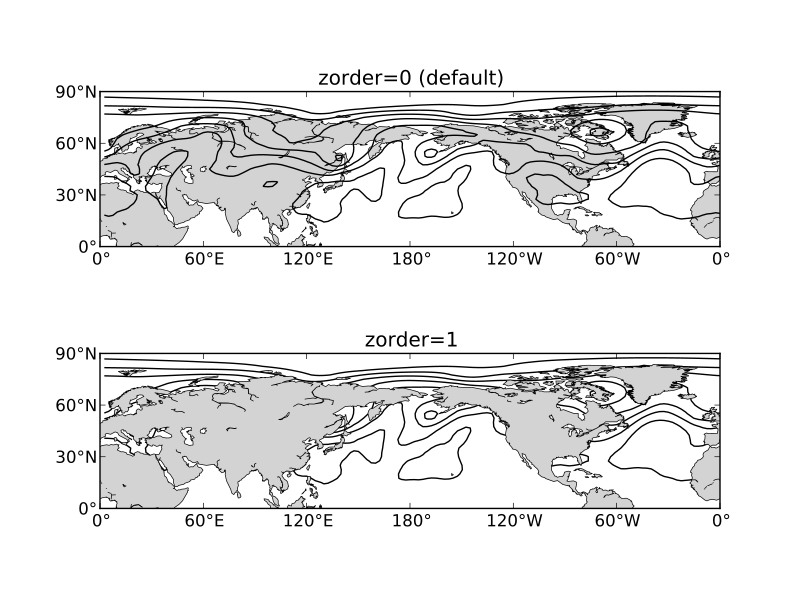

Python code for this plot:
# coding:utf-8
from matplotlib.ticker import MultipleLocator
from pymet.plot import MyBasemap
# requires netcdf4-python (netcdf4-python.googlecode.com)
from netCDF4 import Dataset

# read 500hPa Geopotential
nc = Dataset('../../examples/z500_data.nc')
z500 = nc.variables['z'][0,:,:]/9.8
lon = nc.variables['longitude'][:]
lat = nc.variables['latitude'][:]

plt.subplot(2,1,1)
m = MyBasemap(lon=(0,360.01), lat=(0,90), xlint=60, ylint=30)
m.contour(lon, lat, z500, locator=MultipleLocator(100))
m.fillcontinents()

plt.title('zorder=0 (default)')

plt.subplot(2,1,2)
m = MyBasemap(lon=(0,360.01), lat=(0,90), xlint=60, ylint=30)
m.contour(lon, lat, z500, locator=MultipleLocator(100), zorder=0)
m.fillcontinents(zorder=1)
plt.title('zorder=1')

plt.show()
